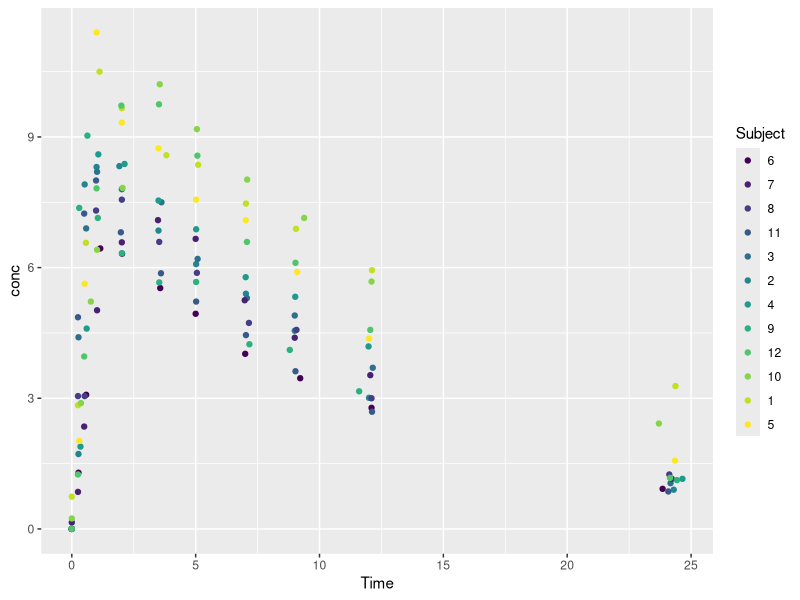
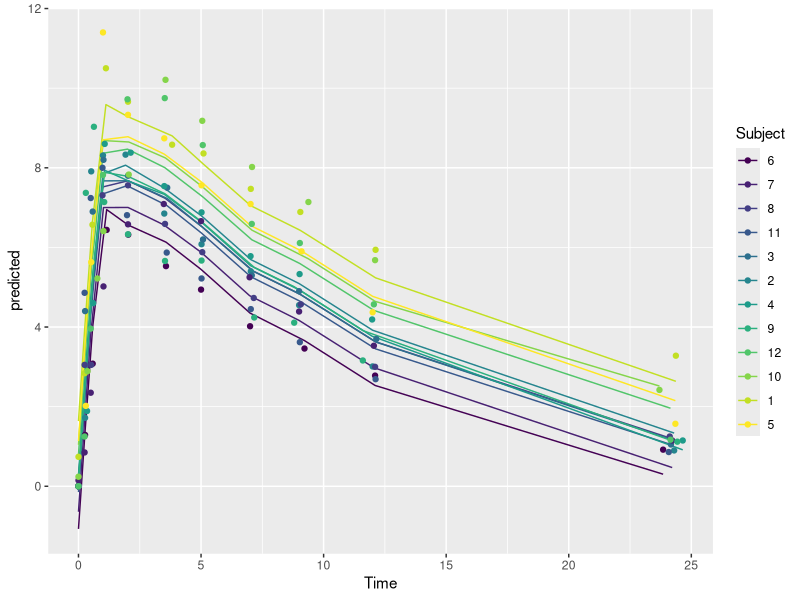
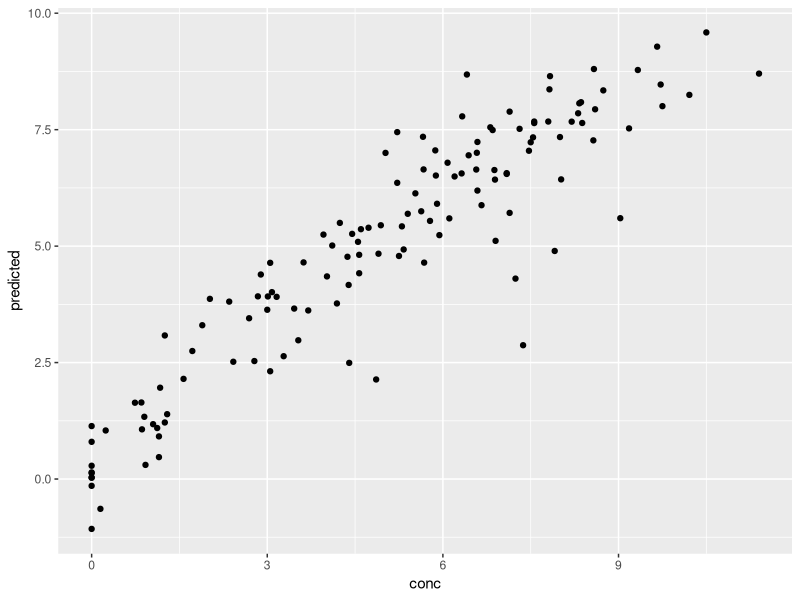

Write R code to recreate these figures, in order.
## ---- chunk 1

knitr::opts_chunk$set(echo = TRUE)
library(tidyverse)
library(mgcv)
library(magrittr)
## ---- chunk 2
data("Theoph")
glimpse(Theoph)

## ---- chunk 3
Theoph %>% 
  ggplot(aes(x=Time, y=conc, color=Subject)) +
  geom_point()
## ---- chunk 4
model <- gam(conc ~ s(Wt) + s(Dose) + s(Time), data=Theoph)
summary(model)
## ---- chunk 5
model <- gam(conc ~ s(Wt) + s(Dose) + s(Time), data=Theoph)
predictions <- model %>% predict(Theoph)
predictions <- as.data.frame(predictions)
Theoph <- cbind(Theoph, predictions$predictions)
names(Theoph)[6] <- "predicted"
Theoph <- Theoph[,1:6]
ggplot(aes(x=Time, y=predicted, color=Subject), data=Theoph) + 
  geom_line() +
  geom_point(aes(x=Time, y=conc))
## ---- chunk 6
ggplot(aes(x=conc, y=predicted), data = Theoph) + 
  geom_point()

cor(Theoph$conc, Theoph$predicted)
